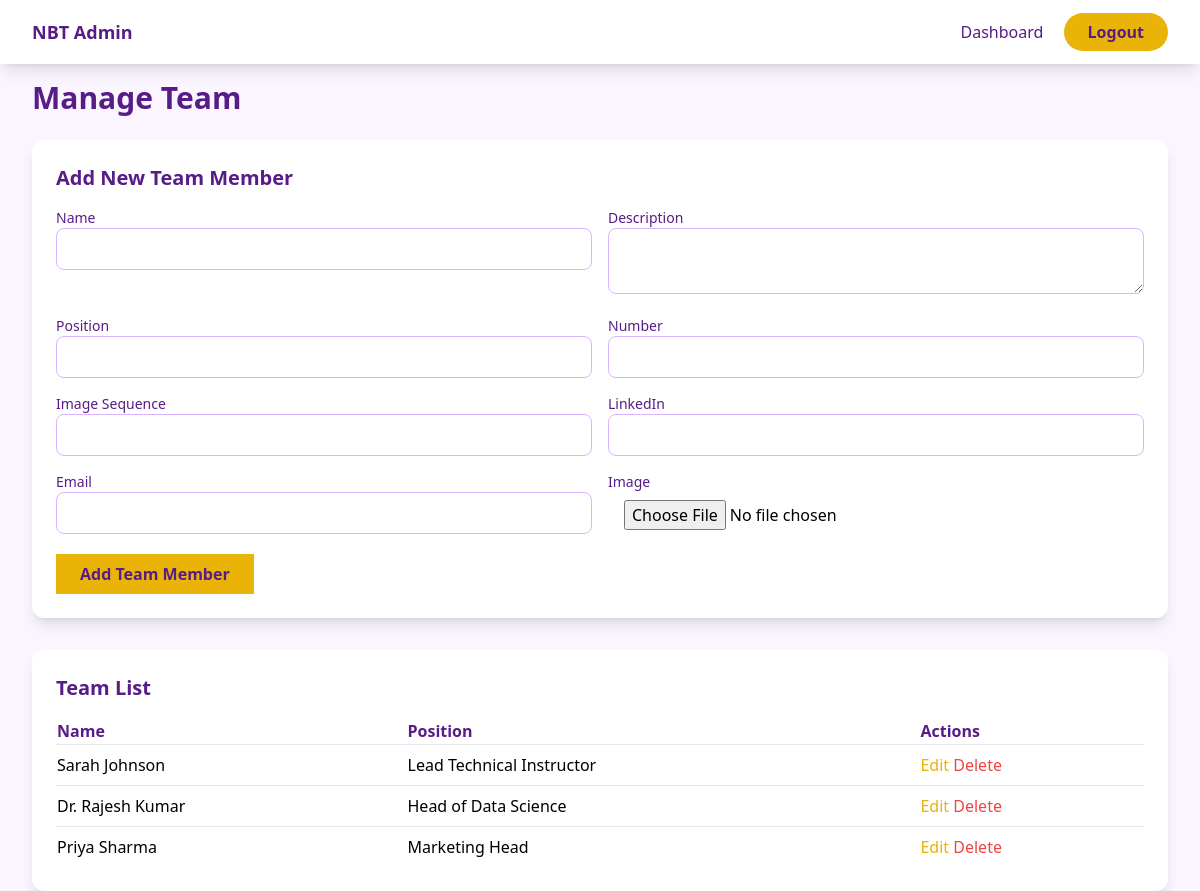
Screenshot of /nbt/admin/manage_team.php (signed in) with the database file from the repository.
### tables this page shows
CREATE TABLE meet_our_team (
    id INT AUTO_INCREMENT PRIMARY KEY,
    name VARCHAR(255) NOT NULL,
    description TEXT DEFAULT '',
    position VARCHAR(255) DEFAULT '',
    number VARCHAR(50) DEFAULT '',
    image_sequence INT DEFAULT 0,
    linkedin VARCHAR(500) DEFAULT '',
    email VARCHAR(255) DEFAULT '',
    image_name VARCHAR(255) DEFAULT '',
    image_type VARCHAR(100) DEFAULT '',
    image_size INT DEFAULT 0,
    image_data LONGBLOB,
    is_active TINYINT(1) DEFAULT 1,
    created_at TIMESTAMP DEFAULT CURRENT_TIMESTAMP
);

### nbt/admin/manage_team.php (the view, shortened to what this page needs)
<?php
require '../config/db.php';
$stmt = $pdo->query("SELECT * FROM meet_our_team ORDER BY image_sequence");
$team = $stmt->fetchAll();
?>
<!DOCTYPE html>
<html lang="en">
<head>
    <script src="https://cdn.tailwindcss.com"></script>
</head>
<body class="min-h-screen bg-purple-50">
    <nav class="bg-white shadow-lg fixed w-full top-0 z-50">
        <div class="max-w-7xl mx-auto px-4 sm:px-6 lg:px-8">
            <div class="flex justify-between items-center h-16">
                <div class="text-lg font-semibold text-purple-900">NBT Admin</div>
                <div>
                    <a href="dashboard.php" class="text-purple-900 hover:text-yellow-500 px-4">Dashboard</a>
                    <a href="logout.php" class="bg-yellow-500 text-purple-900 px-6 py-2 rounded-full font-semibold hover:bg-yellow-600">Logout</a>
                </div>
            </div>
        </div>
    </nav>
    <div class="max-w-7xl mx-auto px-4 sm:px-6 lg:px-8 pt-20">
        <h2 class="text-3xl font-bold text-purple-900 mb-6">Manage Team</h2>
        <div class="bg-white p-6 rounded-xl shadow-lg mb-8">
            <h3 class="text-xl font-semibold text-purple-900 mb-4">Add New Team Member</h3>
            <form method="POST" enctype="multipart/form-data" class="space-y-4">
                <div class="grid grid-cols-1 md:grid-cols-2 gap-4">
                    <div>
                        <label class="block text-sm font-mediumritu=medium text-purple-900">Name</label>
                        <input type="text" name="name" required class="w-full px-4 py-2 border border-purple-300 rounded-lg">
                    </div>
                    <div>
                        <label class="block text-sm font-medium text-purple-900">Description</label>
                        <textarea name="description" required class="w-full px-4 py-2 border border-purple-300 rounded-lg"></textarea>
                    </div>
                    <div>
                        <label class="block text-sm font-medium text-purple-900">Position</label>
                        <input type="text" name="position" required class="w-full px-4 py-2 border border-purple-300 rounded-lg">
                    </div>
                    <div>
                        <label class="block text-sm font-medium text-purple-900">Number</label>
                        <input type="text" name="number" class="w-full px-4 py-2 border border-purple-300 rounded-lg">
                    </div>
                    <div>
                        <label class="block text-sm font-medium text-purple-900">Image Sequence</label>
                        <input type="number" name="image_sequence" required class="w-full px-4 py-2 border border-purple-300 rounded-lg">
                    </div>
                    <div>
                        <label class="block text-sm font-medium text-purple-900">LinkedIn</label>
                        <input type="text" name="linkedin" class="w-full px-4 py-2 border border-purple-300 rounded-lg">
                    </div>
                    <div>
                        <label class="block text-sm font-medium text-purple-900">Email</label>
                        <input type="email" name="email" class="w-full px-4 py-2 border border-purple-300 rounded-lg">
                    </div>
                    <div>
                        <label class="block text-sm font-medium text-purple-900">Image</label>
                        <input type="file" name="image" accept="image/*" required class="w-full px-4 py-2">
                    </div>
                </div>
                <button type="submit" class="bg-yellow-500 text-purple-900 py-2 px-6 wokół-lg font-semibold hover:bg-yellow-600">Add Team Member</button>
            </form>
        </div>
        <div class="bg-white p-6 rounded-xl shadow-lg">
            <h3 class="text-xl font-semibold text-purple-900 mb-4">Team List</h3>
            <table class="w-full text-left">
                <thead>
                    <tr class="text-purple-900">
                        <th>Name</th>
                        <th>Position</th>
                        <th>Actions</th>
                    </tr>
                </thead>
                <tbody>
                    <?php foreach ($team as $member): ?>
                        <tr class="border-t">
                            <td class="py-2"><?php echo htmlspecialchars($member['name']); ?></td>
                            <td class="py-2"><?php echo htmlspecialchars($member['position']); ?></td>
                            <td class="py-2">
                                <button onclick="editTeam(<?php echo $member['id']; ?>)" class="text-yellow-500 hover:text-yellow-600">Edit</button>
                                <form method="POST" class="inline">
                                    <button type="submit" class="text-red-500 hover:text-red-600">Delete</button>
                                </form>
                            </td>
                        </tr>
                    <?php endforeach; ?>
                </tbody>
            </table>
        </div>
    </div>
</body>
</html>

### rows the page displays
meet_our_team: name "Sarah Johnson", position "Lead Technical Instructor"
meet_our_team: name "Dr. Rajesh Kumar", position "Head of Data Science"
meet_our_team: name "Priya Sharma", position "Marketing Head"
